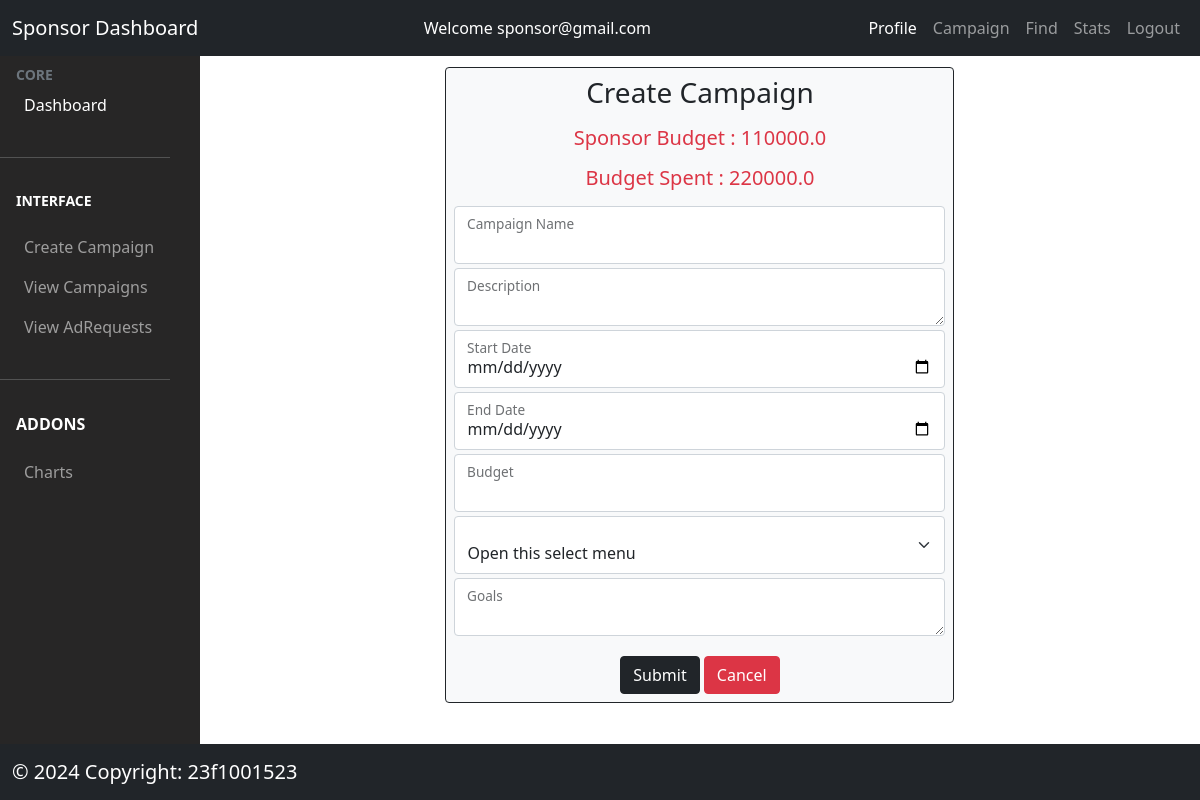
The page /sponsor/campaign (signed in) on the database as committed earlier.
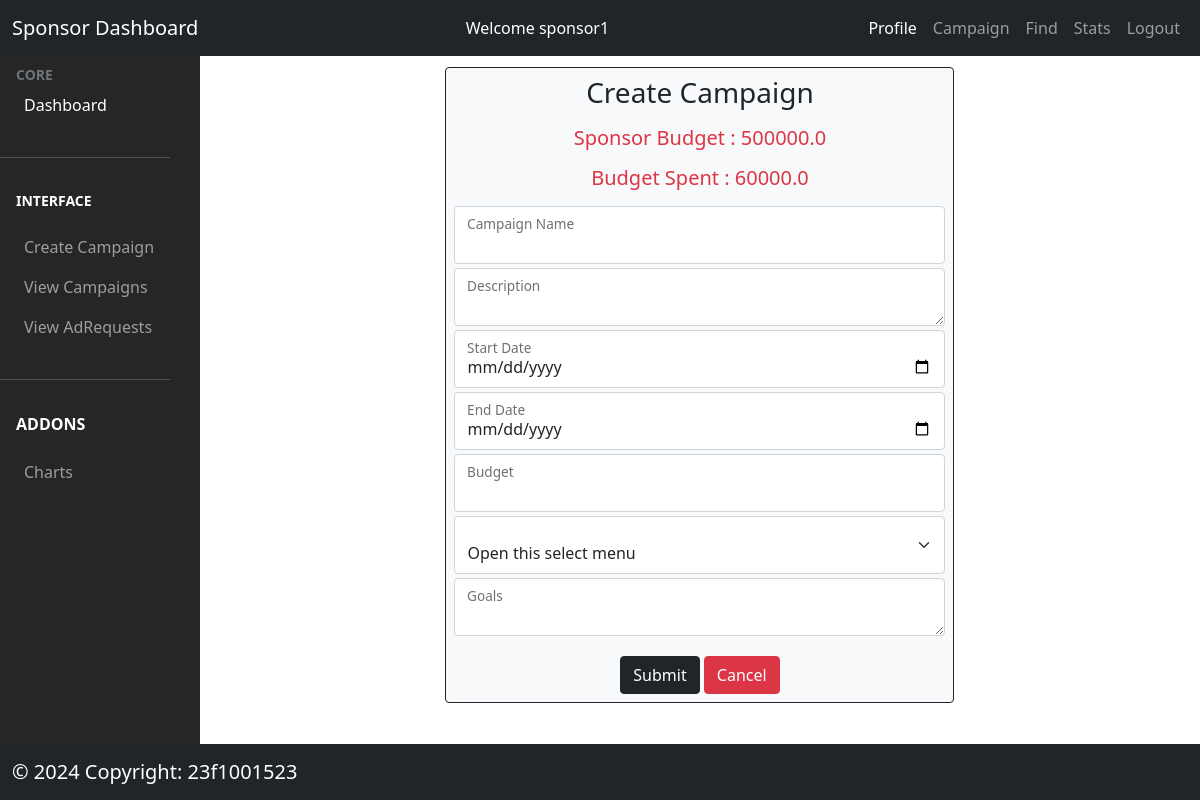
The same page on the database as committed later.
### models/model.py (models this page shows, shortened)
class Sponsor(db.Model):
  __tablename__ = "sponsors"
  id = db.Column(db.Integer, autoincrement=True, primary_key=True)
  sponsor_id = db.Column(db.String(200), nullable=False, unique=True)
  sponsor_name = db.Column(db.String(300), nullable=False)
  sponsor_password = db.Column(db.String(50), nullable=False)
  industry = db.Column(db.String(200), nullable=False)
  budget = db.Column(db.Float, nullable=False)
  status = db.Column(db.String(200), nullable=False)
  campaigns = db.relationship("Campaign", backref="sponsor", lazy=True)
  create_date = db.Column(db.DateTime, default=datetime.now(timezone.utc))

### controllers/sponsor.py (the view, shortened to what this page needs)
@app.route('/sponsor/campaign', methods=['GET', 'POST'])
@login_required_sponsor
def campaign():
  sponsor_id = session['user_id']
  sponsors = Sponsor.query.filter_by(sponsor_id=sponsor_id).first()
  campaigns = Campaign.query.filter_by(sponsor_id=sponsor_id).all()
  negotiations = Negotiation.query.all()
  total_budget = 0
  for campaign in campaigns:
    total_budget += campaign.budget
  return render_template('/sponsor/campaign_form.html',
                         sponsors=sponsors,
                         total_budget=total_budget)

### controllers/usermanager.py (called while the page is built)
def login_required_sponsor(func):
  @wraps(func)
  def wrapper_sponsor(*args, **kwargs):
    if session.get('loggedin') is None or session['user_type'] != 'sponsor':
      flash('You need to login first')
      return redirect(url_for('login'))
    return func(*args, **kwargs)
  return wrapper_sponsor

### templates/sponsor/campaign_form.html (shortened to what this page needs)
{% extends '/sponsor/sponsor_dashboard.html' %}
{% block content %}
<div class="row justify-content-center mt-2">
  <div class="col-md-6 bg-light border border-dark rounded p-2">
      <h3 class='text-center mb-3'>Create Campaign</h3>
     <h5 class='text-center mb-3 text-danger'>Sponsor Budget : {{sponsors.budget}}</h5>
      <h5 class='text-center mb-3 text-danger'>Budget Spent : {{total_budget}} </h5>
      <form  action='/sponsor/campaign' method='POST'>
        <div  class="form-floating mb-1">
          <input type="text" class="form-control" id="campaign_name" name='campaign_name'>
          <label for="campaign_name" class="form-label text-dark">Campaign Name</label>
        </div>
        <div  class="form-floating mb-1">
          <textarea type="text" class="form-control" id="description" name='description'></textarea>
          <label for="description" class="form-label text-dark">Description</label>
        </div>
        <div  class="form-floating mb-1">
          <input type="date" class="form-control" id="start_date" name='start_date'>
          <label for="start_date" class="form-label text-dark">Start Date</label>
        </div>
        <div  class="form-floating mb-1">
          <input type="date" class="form-control" id="end_date" name='end_date'>
          <label for="end_date" class="form-label text-dark">End Date</label>
        </div>
        <div  class="form-floating mb-1">
          <input type="number" class="form-control" id="budget" name='budget'>
          <label for="budget" class="form-label text-dark">Budget</label>
        </div>
        <div  class="form-floating mb-1">
          <select class="form-select" aria-label="Default select example" name="visibility">
            <option selected>Open this select menu</option>
          </select>
        </div>
        <div  class="form-floating mb-1">
          <textarea type="text" class="form-control" id="goals" name='goals'></textarea>
          <label for="goals" class="form-label text-dark">Goals</label>
        </div>
        <div class="text-center">
                    <button type="submit" class="btn btn-dark mt-3">Submit</button>
                    <a class="btn btn-danger mt-3" href='/sponsor/campaign/show' class="btn btn-danger text-white">Cancel</a>
        </div>
      </form>
  </div>
</div>
{% endblock %}

Rows that differ between the two databases and show on the page:
changed Sponsor: budget "110000.0" → "500000.0"
Other text that changed with them:
{{ session['user_id'] }}: "sponsor@gmail.com" → "sponsor1"
{{ total_budget }}: "220000.0" → "60000.0"
